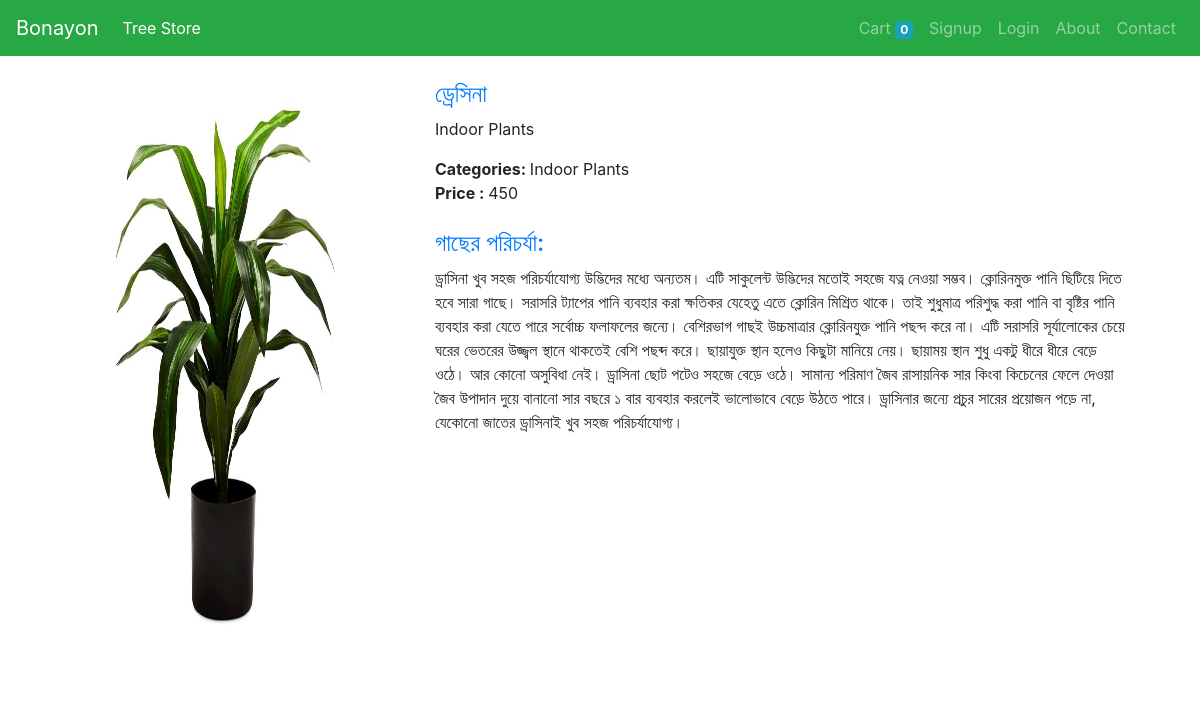
The page /store/44 on the database its author committed.
### store/models/product.py (models this page shows, shortened)
class Product(models.Model):
    name = models.CharField(max_length=50)
    price = models.IntegerField(default=0)
    category = models.ForeignKey(Category, on_delete=models.CASCADE, default=1)
    description = models.CharField(max_length=200, default='' , null=True , blank=True)
    image = models.ImageField(upload_to='uploads/products/')

class Product_Details(models.Model):
    product = models.OneToOneField(Product,on_delete=models.CASCADE)
    details = models.TextField()
    uses = models.TextField(null=True,default="empty")

### store/models/category.py (models this page shows, shortened)
class Category(models.Model):
    name = models.CharField(max_length=20)
    def __str__(self):
        return self.name

### store/views/home.py (the view)
# urls.py: path('store/<int:pk>', Details , name='details'),
def Details(request,pk):
    product = Product.objects.get(id=pk)
    details = Product_Details.objects.get(product=product)
    return render(request,'details.html',{'product' : product,'details':details})

### store/templates/details.html
{% extends 'base.html' %}
{% block content %}
{% load cart %}
{% load custom_filter %}
<div class="container bootdey">
    <div class="col-md-12">
        <br/>
    <section class="panel">
          <div class="panel-body">
              <div class="col-md-4"  style="float: left;">
                  <div class="pro-img-details">
                        <img style="width: 300px; height: 600px;" src="{{ product.image.url }}" alt="">
                    </div>
              </div>
              <div class="col-md-8" style="float: left;">
                    <h4 class="pro-d-title">
                        <a href="#" class="">
                            {{ product.name }}
                        </a>
                    </h4>
                  <p>{{ product.category }}</p>
                  <div class="product_meta">
                      <span class="posted_in"> <strong>Categories: </strong> {{ product.category }}</span>
                  </div>
                  <div class="m-bot15"> <strong>Price : </strong> <span class="amount-old">{{ product.price }}</span></div>
                  <br/>
                  <h4 class="pro-d-title">
                    <a href="#" class="">
                       গাছের  পরিচর্যা:
                    </a>
                </h4>
                <p>{{ details.details }}</p>
              </div>
          </div>
      </section>
      </div>
      </div>
{% endblock %}

### rows shown on the page
Product: image (picture), name "ড্রেসিনা", category "Indoor Plants", price "450"
Product_Details: details "ড্রাসিনা খুব সহজ পরিচর্যাযোগ্য উদ্ভিদের মধ্যে অন্যতম। এটি সাকুলেন্ট উদ্ভিদের মতোই সহজে যত্ন নেওয়া সম্ভব। ক্লোরিনমুক্ত পানি ছিটিয়ে দিতে হবে সারা গাছে। সরাসরি ট্যাপের পানি ব্যবহার করা ক্ষতিকর যেহেতু এতে ক্লোরিন মিশ্রিত থাকে। তাই শুধুমাত্র পরিশুদ্ধ করা পানি বা বৃষ্টির পানি ব্যবহার করা যেতে পারে সর্বোচ্চ ফলাফলের জন্যে। বেশিরভাগ গাছই উচ্চমাত্রার ক্লোরিনযুক্ত পানি পছন্দ করে না। এটি সরাসরি সূর্যালোকের চেয়ে ঘরের ভেতরের উজ্জ্বল স্থানে থাকতেই বেশি পছব্দ করে। ছায়াযুক্ত স্থান হলেও কিছুটা মানিয়ে নেয়। ছায়াময় স্থান শুধু একটু ধীরে ধীরে বেড়ে ওঠে। আর কোনো অসুবিধা নেই। ড্রাসিনা ছোট পটেও সহজে বেড়ে ওঠে। সামান্য পরিমাণ জৈব রাসায়নিক সার কিংবা কিচেনের ফেলে দেওয়া জৈব উপাদান দুয়ে বানানো সার বছরে ১ বার ব্যবহার করলেই…"

### other values the page prints
{{ request.session.cart.keys|length }} "0"
